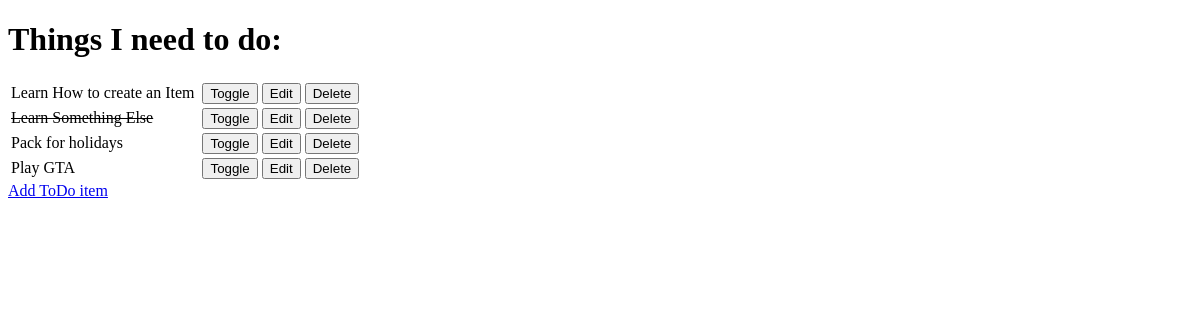
Before: / with the older database file.
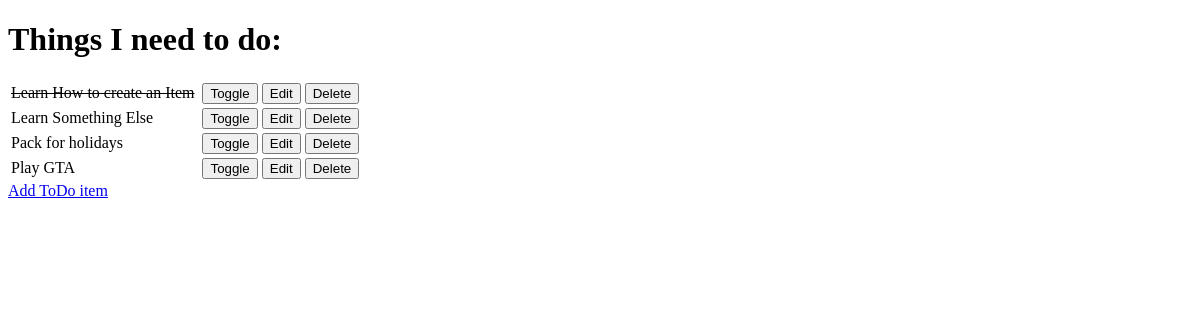
After: the same page with the newer database file.
### todo/models.py (models this page shows)
class Item(models.Model):
    name = models.CharField(max_length=50, null=False, blank=False)
    done = models.BooleanField(null=False, blank=False, default=False)
    def __str__(self):
        return self.name

### todo/views.py (the view)
# urls.py: path('', views.get_todo_list, name='get_todo_list'),
def get_todo_list(request):
    items = Item.objects.all()  # import all items from db
    context = {  # define a dictionary with all our imported items in it
        'items': items
    }
    return render(request, "todo/todo_list.html", context)

### todo/templates/todo/todo_list.html (shortened to what this page needs)
<!DOCTYPE html>
<html lang="en">
<head>
</head>
<body>
    <h1>Things I need to do:</h1>
    <table>
        {% for item in items %}
            <tr>
                {% if item.done %}
                    <td><strike>{{ item.name }}</strike>&nbsp;</td>
                {% else %}
                    <td>{{ item.name }}&nbsp;</td>
                {% endif %}
                    <td>
                        <a href="/toggle/{{ item.id }}">
                            <button>Toggle</button>
                        </a>
                    </td>
                    <td>
                        <a href="/edit/{{ item.id }}">
                            <button>Edit</button>
                        </a>
                    </td>
                    <td>
                        <a href="/delete/{{ item.id }}">
                            <button>Delete</button>
                        </a>
                    </td>
        {% endfor %}
    </table>
    <a href="/add">Add ToDo item</a>
</body>
</html>

Changed rows visible on the page:
changed Item "Learn How to create an Item": done False → True (drawn)
changed Item "Learn Something Else": done True → False (drawn)
